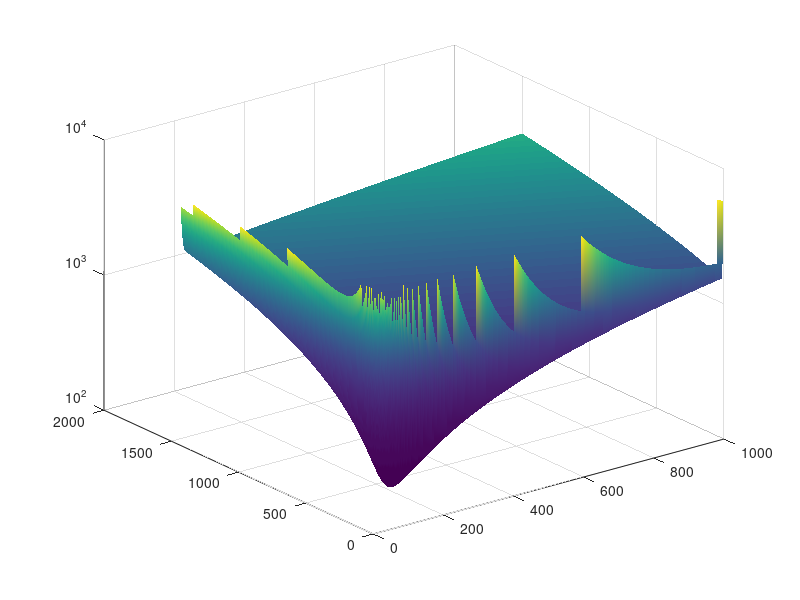

Here is the MATLAB script that generated this plot: (Note: this script raises an error after producing the figure.)
clear;

f = 2.4 * 10^9;                             % carrier freq. 2.4GHz
d_i = 0.3;                                  % communication distance 1m
a = 0.1;                                    % medium absorption coefficient
u_i = 0.3;                                  % charging efficiency
Ts = 0.025;                                 % duration of a symbol, in ms
p_c = 1;                                    % charging power
d = 80;                                     % #bits
Pn = 0.01;                                  % noise power
h_I = 0.1;                                  % residual loop interference (not seriously checked yet)   
c = 3 * 10^8;

m_ri = [0:1500]';                           % 列向量, block length. #symbols
m_ci = [0:1000];                            % 行向量

M_i = m_ri + m_ci;                      %% 应为方阵

Ksi_FLi = c / (4 * pi * f * d_i);           % fading constant
Ksi_ABSi = exp(-a * d_i / 2);
Ksi_i = Ksi_FLi * Ksi_ABSi;
h_ci = 1 / d_i^2.7;                     
h_ri = h_ci;
z_ci = Ksi_i * h_ci;
z_ri = Ksi_i * h_ri;
E_ci = u_i * z_ci * p_c * m_ci * Ts;    % 行向量
p_ri = E_ci ./ (m_ri * Ts);             %% 应为方阵
SNR_i = (z_ri * p_ri) / (Pn + h_I * p_c);%% 应为方阵
V = 1 - 1 ./ (1 + SNR_i).^2;
C = log2(1 + SNR_i);
error_i = qfunc(sqrt(m_ri./V).*(C-d./m_ri)*log(2));
AoI_i = 0.5 * M_i + M_i./(1-error_i);
min(min(AoI_i))
figure(1)
[X,Y] = meshgrid(1:1000,1:1500);
AoI_i(AoI_i > 6000) = NaN;
p3 = surf(m_ci,m_ri,AoI_i);set(gca,'ZScale','log');shading interp;alpha(.5);hold on;
AoI_i(error_i > 0.1) = NaN;                                 
p3 = surf(m_ci,m_ri,AoI_i);set(gca,'ZScale','log');shading interp;
xlabel('m_ci');ylabel('m_ri');zlabel('AoI_i');

figure(2)
[X,Y] = meshgrid(1:1000,1:1500);
p3 = surf(m_ci,m_ri,error_i);set(gca,'ZScale','log');shading interp;
xlabel('m_ci');ylabel('m_ri');zlabel('error_i');